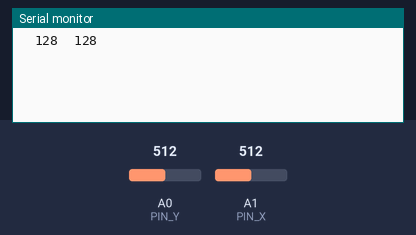
Recording of a sketch running on a simulated Arduino Uno, built with avr-gcc and run on an emulated ATmega328P. Shown: the last lines printed to the serial monitor. Inputs (shaded band) come from the test bench; at power-on: A0 (PIN_Y) = 512, A1 (PIN_X) = 512.

Above: at 1.2 s.
1.3 s: A0 (PIN_Y) set to 716
At 2.4 s:
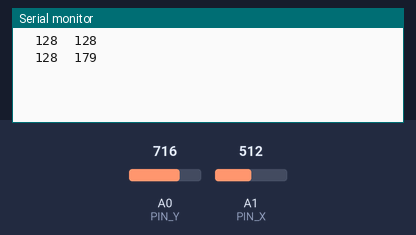
2.8 s: A1 (PIN_X) set to 716
At 3.5 s:
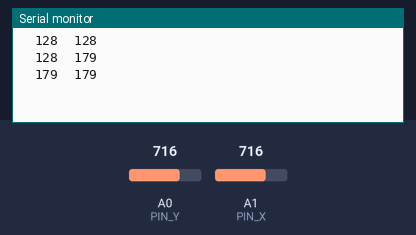
4.3 s: A0 (PIN_Y) set to 900
At 4.7 s:
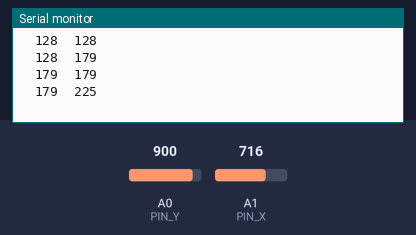
5.8 s: A1 (PIN_X) set to 900
At 7.0 s:
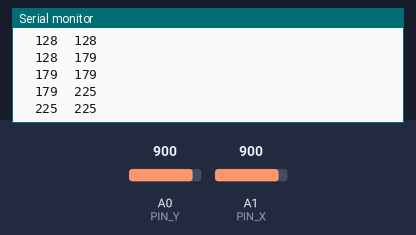
Timing chart, 0 to 8.3 s (numbered marks = the images above; inputs shaded):
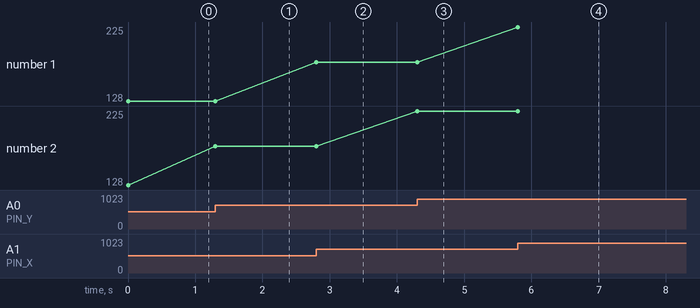

The sketch:

remote_calibrate.ino
```cpp
// (licence header left out)
#include<Arduino.h>
#include<stdlib.h>
#include<limits.h>

#include "remote_calibrate.h"

#define PIN_X A1
#define PIN_Y A0
#define DROPBITS 2

// Joystick calibration data. Represents the midpoint of the ADC value range,
// bit shifted down by DROPBITS to discard the low order bits.
int16_t calibration_x = 128;
int16_t calibration_y = 126;

// Joystick position data
int16_t x = 0;
int16_t y = 0;
int16_t last_x = 0;
int16_t last_y = 0;

// Joystick stats
int16_t min_x = INT_MAX;
int16_t min_y = INT_MAX;
int16_t max_x = INT_MIN;
int16_t max_y = INT_MIN;
int16_t last_min_x = INT_MAX;
int16_t last_min_y = INT_MAX;
int16_t last_max_x = INT_MIN;
int16_t last_max_y = INT_MIN;

//////////////////////////////////////////////////////////////////////

void setup() {

  //curr_x = calibration_x;
  //last_x = calibration_x;
  //curr_y = calibration_y;
  //last_y = calibration_y;

  pinMode(PIN_X, INPUT);
  pinMode(PIN_Y, INPUT);
  //analogReadResolution(9);

#if SKETCH_DEBUG
  // Say hi
  Serial.begin(115200);
  //SQUEAK(F("SQUEAK SQUEAK"));
#endif

}

//////////////////////////////////////////////////////////////////////

void loop() {

  // Read analog conversion for joystick but drop some least bits so we've only
  // got a total of ??? values for each axis. Subtracting calibration settings
  // shifts the values so that negative is the lower half of each axis.
  x = analogRead(PIN_X) >> DROPBITS;
  y = analogRead(PIN_Y) >> DROPBITS;

  if (x != last_x || y != last_y) {
    last_x = x;
    last_y = y;

#if SKETCH_DEBUG
    Serial.print(F("\t")); //Serial.print(F("x="));
    Serial.print(x);
    Serial.print(F("\t")); //Serial.print(F(" y="));
    Serial.print(y);
    //Serial.print(F(" min_x="));
    //Serial.print(min_x);
    //Serial.print(F(" min_y="));
    //Serial.print(min_y);
    //Serial.print(F(" max_x="));
    //Serial.print(max_x);
    //Serial.print(F(" max_y="));
    //Serial.print(max_y);
    Serial.println();
#endif

  }

  if (x < min_x) {
    min_x = x;
  }

  if (y < min_y) {
    min_y = y;
  }

  if (x > max_x) {
    max_x = x;
  }

  if (y > max_y) {
    max_y = y;
  }

}

//////////////////////////////////////////////////////////////////////
```

remote_calibrate.h
```cpp
// (licence header left out)
#ifndef _REMOTE_CALIBRATE_H
#define _REMOTE_CALIBRATE_H


// DEBUG OUTPUT (A LA DEATH OF RATS); set to 0 to disable debugging
#if (1)

#define SKETCH_DEBUG 1
#define SQUEAK(a) do { \
  Serial.print(F("SQUEAK ")); \
  Serial.println((a)); \
} while(0)

#define SQUEAK2(a, b) do { \
  Serial.print(F("SQUEAK ")); \
  Serial.print(F(a)); \
  Serial.println((b)); \
} while(0)

#define SQUEAK2HEX(a, b) do { \
  Serial.print(F("SQUEAK ")); \
  Serial.print(F(a)); \
  Serial.println((b), HEX); \
} while(0)

#define SQUEAK3(a, b, c) do { \
  Serial.print(F("SQUEAK ")); \
  Serial.print(F(a)); \
  Serial.print((b)); \
  Serial.print(F(" ")); \
  Serial.println((c)); \
} while(0)

#else

#define SKETCH_DEBUG 0
#define SQUEAK(a)
#define SQUEAK2(a, b)
#define SQUEAK2HEX(a, b)
#define SQUEAK3(a, b, c)

#endif

#endif
```

Measured:
- after the input at 1.3 s, the serial monitor: prints a new line at once (image 1)
- after the input at 2.8 s, the serial monitor: prints a new line at once (image 2)
- after the input at 4.3 s, the serial monitor: prints a new line at once (image 3)
- after the input at 5.8 s, the serial monitor: prints a new line at once (image 4)
- plotted number 2: 128 → 179 after the input at 1.3 s, 179 → 225 after the input at 4.3 s
